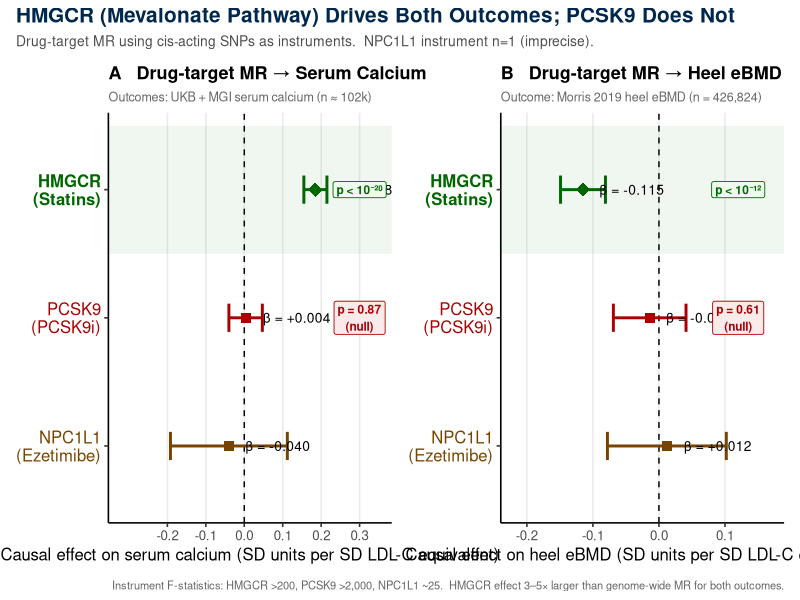

This chart was generated by the following R code:
library(ggplot2)
library(dplyr)
library(patchwork)

# Drug-target MR estimates from ANALYSIS.md
# Serum calcium outcome
ca <- tibble::tribble(
  ~target,     ~label,               ~b,      ~lo,     ~hi,     ~n_snps, ~f_stat,
  "HMGCR",     "HMGCR\n(Statins)",   0.185,   0.155,   0.215,   37,      210,
  "PCSK9",     "PCSK9\n(PCSK9i)",    0.004,  -0.040,   0.047,    3,     2100,
  "NPC1L1",    "NPC1L1\n(Ezetimibe)",-0.040, -0.192,   0.112,    1,       NA,
) |> mutate(
  target = factor(target, levels = c("NPC1L1","PCSK9","HMGCR")),
  sig = abs(b) / ((hi - lo) / (2 * 1.96)) > 1.96
)

# Heel eBMD outcome
bmd <- tibble::tribble(
  ~target,     ~label,                ~b,      ~lo,     ~hi,     ~n_snps, ~f_stat,
  "HMGCR",     "HMGCR\n(Statins)",  -0.115,  -0.149,  -0.081,   37,      210,
  "PCSK9",     "PCSK9\n(PCSK9i)",   -0.014,  -0.069,   0.041,    3,     2100,
  "NPC1L1",    "NPC1L1\n(Ezetimibe)", 0.012, -0.078,   0.102,    1,       NA,
) |> mutate(
  target = factor(target, levels = c("NPC1L1","PCSK9","HMGCR")),
  sig = abs(b) / ((hi - lo) / (2 * 1.96)) > 1.96
)

col_hmgcr  <- "#006600"
col_pcsk9  <- "#AA0000"
col_npc1l1 <- "#774400"
cols <- c("HMGCR" = col_hmgcr, "PCSK9" = col_pcsk9, "NPC1L1" = col_npc1l1)

# ── Panel A: Drug-target → Serum Calcium ────────────────────────────────────
pA <- ggplot(ca, aes(x = b, xmin = lo, xmax = hi, y = target, color = target)) +
  geom_vline(xintercept = 0, linetype = "dashed", color = "black", linewidth = 0.5) +
  annotate("rect", xmin = -Inf, xmax = Inf, ymin = 2.5, ymax = 3.5,
           fill = col_hmgcr, alpha = 0.06) +
  geom_errorbarh(height = 0.22, linewidth = 1.0) +
  geom_point(aes(size = sig, shape = sig)) +
  geom_text(aes(label = sprintf("β = %+.3f", b)), hjust = -0.25,
            size = 3.5, color = "black", fontface = "plain") +
  scale_color_manual(values = cols, guide = "none") +
  scale_shape_manual(values = c(`TRUE` = 18, `FALSE` = 15), guide = "none") +
  scale_size_manual(values  = c(`TRUE` = 4.5, `FALSE` = 3.0), guide = "none") +
  scale_x_continuous(limits = c(-0.32, 0.35),
                     breaks = c(-0.2, -0.1, 0, 0.1, 0.2, 0.3)) +
  scale_y_discrete(labels = c(
    "NPC1L1" = "NPC1L1\n(Ezetimibe)",
    "PCSK9"  = "PCSK9\n(PCSK9i)",
    "HMGCR"  = "HMGCR\n(Statins)"
  )) +
  annotate("label", x = 0.30, y = 3, label = "p < 10⁻²⁰",
           color = col_hmgcr, size = 3, fontface = "bold",
           fill = "#EEFAEE", label.size = 0.3) +
  annotate("label", x = 0.30, y = 2, label = "p = 0.87\n(null)",
           color = col_pcsk9, size = 3, fontface = "bold",
           fill = "#FAEAEA", label.size = 0.3) +
  labs(
    title = "A   Drug-target MR → Serum Calcium",
    subtitle = "Outcomes: UKB + MGI serum calcium (n ≈ 102k)",
    x = "Causal effect on serum calcium (SD units per SD LDL-C equivalent)",
    y = NULL
  ) +
  theme_classic(base_size = 12) +
  theme(
    plot.title    = element_text(face = "bold", size = 13),
    plot.subtitle = element_text(size = 9, color = "gray40"),
    axis.text.y   = element_text(
      color = c(col_npc1l1, col_pcsk9, col_hmgcr),
      face  = c("plain", "plain", "bold"), size = 12
    ),
    panel.grid.major.x = element_line(color = "gray92")
  )

# ── Panel B: Drug-target → Heel eBMD ────────────────────────────────────────
pB <- ggplot(bmd, aes(x = b, xmin = lo, xmax = hi, y = target, color = target)) +
  geom_vline(xintercept = 0, linetype = "dashed", color = "black", linewidth = 0.5) +
  annotate("rect", xmin = -Inf, xmax = Inf, ymin = 2.5, ymax = 3.5,
           fill = col_hmgcr, alpha = 0.06) +
  geom_errorbarh(height = 0.22, linewidth = 1.0) +
  geom_point(aes(size = sig, shape = sig)) +
  geom_text(aes(label = sprintf("β = %+.3f", b)), hjust = -0.25,
            size = 3.5, color = "black", fontface = "plain") +
  scale_color_manual(values = cols, guide = "none") +
  scale_shape_manual(values = c(`TRUE` = 18, `FALSE` = 15), guide = "none") +
  scale_size_manual(values  = c(`TRUE` = 4.5, `FALSE` = 3.0), guide = "none") +
  scale_x_continuous(limits = c(-0.22, 0.17),
                     breaks = c(-0.2, -0.1, 0, 0.1)) +
  scale_y_discrete(labels = c(
    "NPC1L1" = "NPC1L1\n(Ezetimibe)",
    "PCSK9"  = "PCSK9\n(PCSK9i)",
    "HMGCR"  = "HMGCR\n(Statins)"
  )) +
  annotate("label", x = 0.12, y = 3, label = "p < 10⁻¹²",
           color = col_hmgcr, size = 3, fontface = "bold",
           fill = "#EEFAEE", label.size = 0.3) +
  annotate("label", x = 0.12, y = 2, label = "p = 0.61\n(null)",
           color = col_pcsk9, size = 3, fontface = "bold",
           fill = "#FAEAEA", label.size = 0.3) +
  labs(
    title = "B   Drug-target MR → Heel eBMD",
    subtitle = "Outcome: Morris 2019 heel eBMD (n = 426,824)",
    x = "Causal effect on heel eBMD (SD units per SD LDL-C equivalent)",
    y = NULL
  ) +
  theme_classic(base_size = 12) +
  theme(
    plot.title    = element_text(face = "bold", size = 13),
    plot.subtitle = element_text(size = 9, color = "gray40"),
    axis.text.y   = element_text(
      color = c(col_npc1l1, col_pcsk9, col_hmgcr),
      face  = c("plain", "plain", "bold"), size = 12
    ),
    panel.grid.major.x = element_line(color = "gray92")
  )

combined <- pA + pB +
  plot_annotation(
    title    = "HMGCR (Mevalonate Pathway) Drives Both Outcomes; PCSK9 Does Not",
    subtitle = "Drug-target MR using cis-acting SNPs as instruments.  NPC1L1 instrument n=1 (imprecise).",
    caption  = "Instrument F-statistics: HMGCR >200, PCSK9 >2,000, NPC1L1 ~25.  HMGCR effect 3–5× larger than genome-wide MR for both outcomes.",
    theme = theme(
      plot.title    = element_text(face = "bold", size = 15, color = "#00274C"),
      plot.subtitle = element_text(size = 10, color = "gray30"),
      plot.caption  = element_text(size = 8,  color = "gray40")
    )
  )

FIG_BASE <- "/Users/davebrid/Documents/GitHub/PrecisionNutrition"
out <- file.path(FIG_BASE, "Human Genetics/calcium-cholesterol/figures/drug-target-mr-bmd-ca-1.png")
ggsave(out, combined, width = 13, height = 5, dpi = 150, bg = "white")
cat("Saved:", out, "\n")
